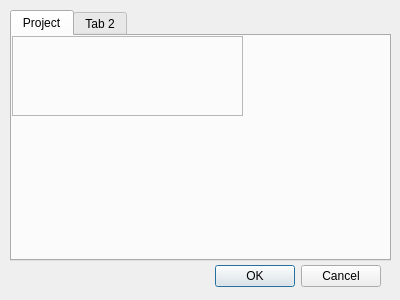
<?xml version="1.0" encoding="UTF-8"?>
<ui version="4.0">
 <class>NewProj</class>
 <widget class="QDialog" name="NewProj">
  <property name="geometry">
   <rect>
    <x>0</x>
    <y>0</y>
    <width>400</width>
    <height>300</height>
   </rect>
  </property>
  <property name="windowTitle">
   <string>Create a New Project</string>
  </property>
  <property name="windowIcon">
   <iconset>
    <normaloff>../icon/Folders Icon Pack (PNG, vector)_files/doctors-folder.png</normaloff>../icon/Folders Icon Pack (PNG, vector)_files/doctors-folder.png</iconset>
  </property>
  <widget class="QDialogButtonBox" name="buttonBox">
   <property name="geometry">
    <rect>
     <x>30</x>
     <y>260</y>
     <width>351</width>
     <height>32</height>
    </rect>
   </property>
   <property name="orientation">
    <enum>Qt::Horizontal</enum>
   </property>
   <property name="standardButtons">
    <set>QDialogButtonBox::Cancel|QDialogButtonBox::Ok</set>
   </property>
  </widget>
  <widget class="QWidget" name="gridLayoutWidget">
   <property name="geometry">
    <rect>
     <x>10</x>
     <y>10</y>
     <width>381</width>
     <height>251</height>
    </rect>
   </property>
   <layout class="QGridLayout" name="gridLayout">
    <item row="0" column="0">
     <layout class="QGridLayout" name="gridLayout_2">
      <item row="0" column="0">
       <widget class="QTabWidget" name="tabWidget">
        <property name="currentIndex">
         <number>0</number>
        </property>
        <widget class="QWidget" name="tab">
         <attribute name="title">
          <string>Project</string>
         </attribute>
         <widget class="QFrame" name="frame">
          <property name="geometry">
           <rect>
            <x>0</x>
            <y>0</y>
            <width>231</width>
            <height>80</height>
           </rect>
          </property>
          <property name="frameShape">
           <enum>QFrame::StyledPanel</enum>
          </property>
          <property name="frameShadow">
           <enum>QFrame::Raised</enum>
          </property>
         </widget>
        </widget>
        <widget class="QWidget" name="tab_2">
         <attribute name="title">
          <string>Tab 2</string>
         </attribute>
        </widget>
       </widget>
      </item>
     </layout>
    </item>
   </layout>
  </widget>
 </widget>
 <resources/>
 <connections>
  <connection>
   <sender>buttonBox</sender>
   <signal>accepted()</signal>
   <receiver>NewProj</receiver>
   <slot>accept()</slot>
   <hints>
    <hint type="sourcelabel">
     <x>248</x>
     <y>254</y>
    </hint>
    <hint type="destinationlabel">
     <x>157</x>
     <y>274</y>
    </hint>
   </hints>
  </connection>
  <connection>
   <sender>buttonBox</sender>
   <signal>rejected()</signal>
   <receiver>NewProj</receiver>
   <slot>reject()</slot>
   <hints>
    <hint type="sourcelabel">
     <x>316</x>
     <y>260</y>
    </hint>
    <hint type="destinationlabel">
     <x>286</x>
     <y>274</y>
    </hint>
   </hints>
  </connection>
 </connections>
</ui>
